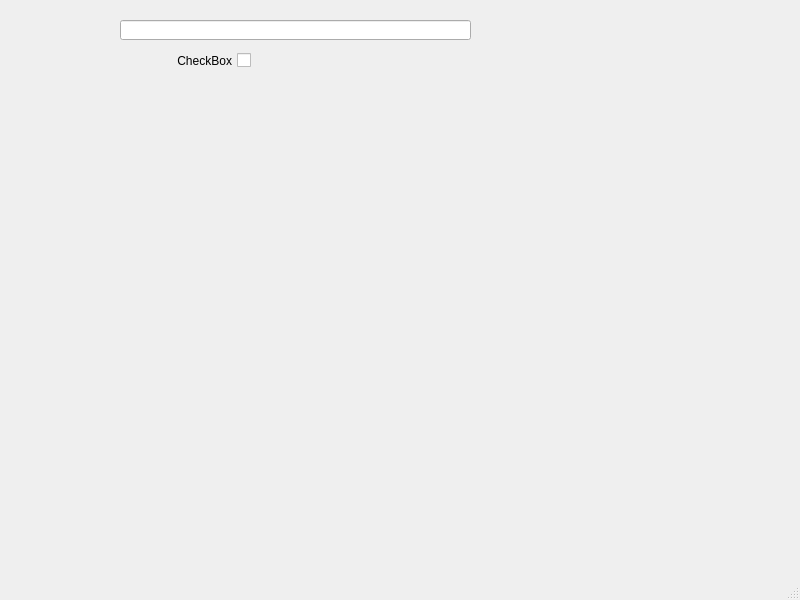
<?xml version="1.0" encoding="UTF-8"?>
<ui version="4.0">
 <class>MainWindow</class>
 <widget class="QMainWindow" name="MainWindow">
  <property name="geometry">
   <rect>
    <x>0</x>
    <y>0</y>
    <width>800</width>
    <height>600</height>
   </rect>
  </property>
  <property name="windowTitle">
   <string>MainWindow</string>
  </property>
  <property name="windowIcon">
   <iconset>
    <normaloff>favicon.png</normaloff>favicon.png</iconset>
  </property>
  <widget class="QWidget" name="centralwidget">
   <widget class="QLabel" name="label">
    <property name="geometry">
     <rect>
      <x>100</x>
      <y>70</y>
      <width>551</width>
      <height>401</height>
     </rect>
    </property>
    <property name="text">
     <string/>
    </property>
    <property name="pixmap">
     <pixmap>bg2.jpg</pixmap>
    </property>
    <property name="scaledContents">
     <bool>true</bool>
    </property>
   </widget>
   <widget class="QCheckBox" name="checkBox">
    <property name="geometry">
     <rect>
      <x>110</x>
      <y>50</y>
      <width>141</width>
      <height>21</height>
     </rect>
    </property>
    <property name="mouseTracking">
     <bool>true</bool>
    </property>
    <property name="focusPolicy">
     <enum>Qt::ClickFocus</enum>
    </property>
    <property name="layoutDirection">
     <enum>Qt::RightToLeft</enum>
    </property>
    <property name="autoFillBackground">
     <bool>false</bool>
    </property>
    <property name="text">
     <string>CheckBox</string>
    </property>
    <property name="icon">
     <iconset>
      <normaloff>school.jpg</normaloff>school.jpg</iconset>
    </property>
    <property name="checkable">
     <bool>true</bool>
    </property>
    <property name="checked">
     <bool>false</bool>
    </property>
    <property name="autoRepeat">
     <bool>false</bool>
    </property>
    <property name="autoExclusive">
     <bool>false</bool>
    </property>
    <property name="tristate">
     <bool>false</bool>
    </property>
   </widget>
   <widget class="QLineEdit" name="lineEdit">
    <property name="geometry">
     <rect>
      <x>120</x>
      <y>20</y>
      <width>351</width>
      <height>20</height>
     </rect>
    </property>
    <property name="echoMode">
     <enum>QLineEdit::Password</enum>
    </property>
   </widget>
  </widget>
  <widget class="QMenuBar" name="menubar">
   <property name="geometry">
    <rect>
     <x>0</x>
     <y>0</y>
     <width>800</width>
     <height>21</height>
    </rect>
   </property>
  </widget>
  <widget class="QStatusBar" name="statusbar"/>
 </widget>
 <resources/>
 <connections/>
</ui>
